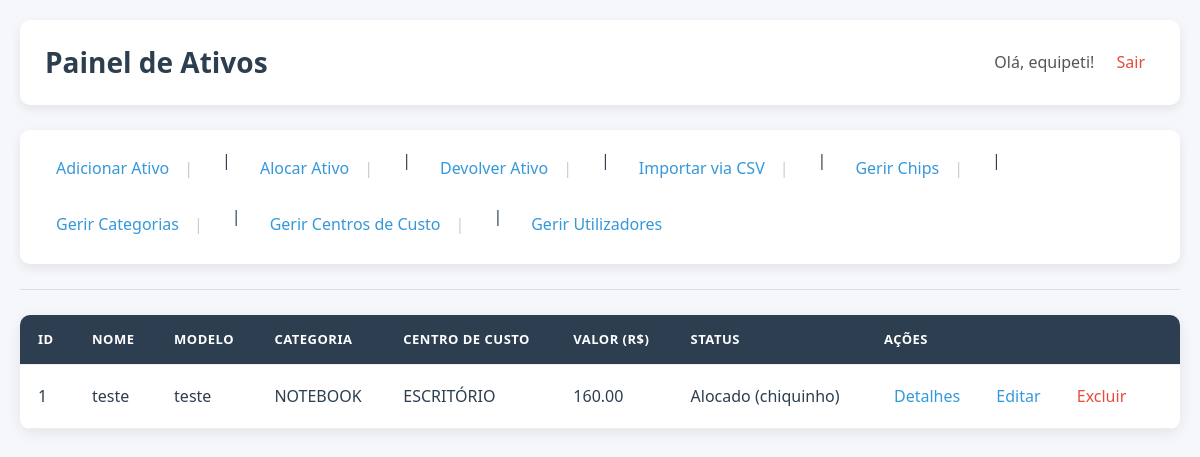
/ (signed in), run on the app's committed database.
### tables this page shows
CREATE TABLE usuarios (id INTEGER PRIMARY KEY, nome TEXT NOT NULL UNIQUE, departamento TEXT, password TEXT);

CREATE TABLE alocacoes (id INTEGER PRIMARY KEY, ativo_id INTEGER, funcionario_nome TEXT, data_alocacao DATE,
                 FOREIGN KEY (ativo_id) REFERENCES ativos(id));

CREATE TABLE ativos (
                 id INTEGER PRIMARY KEY, nome TEXT NOT NULL, descricao TEXT, categoria_id INTEGER, 
                 centro_custo_id INTEGER, modelo TEXT, valor REAL, numero_serie TEXT, 
                 data_aquisicao DATE, status TEXT DEFAULT 'Disponivel', patrimonio TEXT, 
                 numero_chip TEXT, imei1 TEXT, imei2 TEXT,
                 FOREIGN KEY (categoria_id) REFERENCES categorias(id),
                 FOREIGN KEY (centro_custo_id) REFERENCES centros_custo(id));

CREATE TABLE categorias (id INTEGER PRIMARY KEY, nome TEXT NOT NULL UNIQUE);

CREATE TABLE centros_custo (id INTEGER PRIMARY KEY, nome TEXT NOT NULL UNIQUE);

### gestor_ativos_ti.py (the view)
@app.route('/')
@login_required
def index():
    query = """
        SELECT a.id, a.nome, cat.nome as categoria, cc.nome as centro_custo,
               a.modelo, a.valor, a.status, al.funcionario_nome
        FROM ativos a
        LEFT JOIN categorias cat ON a.categoria_id = cat.id
        LEFT JOIN centros_custo cc ON a.centro_custo_id = cc.id
        LEFT JOIN alocacoes al ON a.id = al.ativo_id
    """
    return render_template('index.html', ativos=db_query(query))

### gestor_ativos_ti.py (called while the page is built)
@login_manager.user_loader
def load_user(user_id):
    conn = sqlite3.connect('ativos_ti.db')
    c = conn.cursor()
    c.execute("SELECT id, nome FROM usuarios WHERE id = ?", (user_id,))
    user_data = c.fetchone()
    conn.close()
    if user_data:
        return User(id=user_data[0], nome=user_data[1])
    return None

def db_query(query, params=(), fetchone=False, commit=False):
    conn = sqlite3.connect('ativos_ti.db')
    conn.row_factory = sqlite3.Row
    c = conn.cursor()
    c.execute(query, params)
    result = c.fetchone() if fetchone else c.fetchall()
    if commit:
        conn.commit()
    conn.close()
    return result

### templates/index.html (shortened to what this page needs)
<!DOCTYPE html>
<html>
<head>
</head>
<body>
    <div class="header-bar">
        <h1>Painel de Ativos</h1>
        <span>Olá, {{ current_user.nome }}! <a href="{{ url_for('logout') }}">Sair</a></span>
    </div>
    <div class="nav">
        <a href="{{ url_for('adicionar_ativo') }}">Adicionar Ativo</a> |
        <a href="{{ url_for('alocar_ativo') }}">Alocar Ativo</a> |
        <a href="{{ url_for('devolver_ativo') }}">Devolver Ativo</a> |
        <a href="{{ url_for('importar_csv') }}">Importar via CSV</a> |
        <a href="{{ url_for('listar_chips') }}">Gerir Chips</a> |
        <a href="{{ url_for('listar_categorias') }}">Gerir Categorias</a> |
        <a href="{{ url_for('listar_centros_custo') }}">Gerir Centros de Custo</a> |
        <a href="{{ url_for('listar_usuarios') }}">Gerir Utilizadores</a>
    </div>
    <hr>
    <table>
        <thead>
            <tr>
                <th>ID</th>
                <th>Nome</th>
                <th>Modelo</th>
                <th>Categoria</th>
                <th>Centro de Custo</th>
                <th>Valor (R$)</th>
                <th>Status</th>
                <th>Ações</th>
            </tr>
        </thead>
        <tbody>
            {% for ativo in ativos %}
            <tr>
                <td>{{ ativo.id }}</td>
                <td>{{ ativo.nome }}</td>
                <td>{{ ativo.modelo or 'N/A' }}</td>
                <td>{{ ativo.categoria or 'N/A' }}</td>
                <td>{{ ativo.centro_custo or 'N/A' }}</td>
                <td>{{ "%.2f"|format(ativo.valor|float) if ativo.valor else 'N/A' }}</td>
                <td>
                    {{ ativo.status }}
                    {% if ativo.status == 'Alocado' and ativo.funcionario_nome %}
                        ({{ ativo.funcionario_nome }})
                    {% endif %}
                </td>
                <td>
                    <a href="{{ url_for('detalhes_ativo', id=ativo.id) }}">Detalhes</a>
                    <a href="{{ url_for('editar_ativo', id=ativo.id) }}">Editar</a>
                    <a href="{{ url_for('excluir_ativo', id=ativo.id) }}" onclick="return confirm('Tem certeza?');">Excluir</a>
                </td>
            </tr>
            {% else %}
            <tr>
                <td colspan="8" style="text-align: center;">Nenhum ativo encontrado.</td>
            </tr>
            {% endfor %}
        </tbody>
    </table>
</body>
</html>

### templates/index.html (style rules this page uses)
:root { --primary-color: #2c3e50; --secondary-color: #3498db; --accent-color: #e74c3c; --light-bg: #f5f7fa; --white: #ffffff; --text-dark: #2c3e50; --border-color: #ddd; --hover-bg: #f8f9fa; --success-color: #27ae60; --warning-color: #f39c12; }
body { font-family: 'Segoe UI', Roboto, Oxygen, Ubuntu, Cantarell, sans-serif; padding: 20px; margin: 0; background-color: var(--light-bg); color: var(--text-dark); line-height: 1.6; }
.header-bar { display: flex; justify-content: space-between; align-items: center; margin-bottom: 25px; padding: 20px 25px; background-color: var(--white); border-radius: 10px; box-shadow: 0 4px 12px rgba(0,0,0,0.08); }
h1 { margin: 0; color: var(--primary-color); font-size: 28px; font-weight: 600; }
.header-bar span { font-size: 16px; color: #555; }
.header-bar a { color: var(--accent-color); text-decoration: none; font-weight: 500; margin-left: 8px; padding: 5px 10px; border-radius: 4px; transition: all 0.3s ease; }
.nav { display: flex; gap: 15px; flex-wrap: wrap; margin-bottom: 25px; padding: 18px 22px; background-color: var(--white); border-radius: 10px; box-shadow: 0 4px 12px rgba(0,0,0,0.08); }
.nav a { color: var(--secondary-color); text-decoration: none; font-weight: 500; padding: 8px 14px; border-radius: 6px; transition: all 0.3s ease; position: relative; }
.nav a::after { content: "|"; margin-left: 15px; color: #ccc; }
.nav a:last-child::after { content: ""; margin-left: 0; }
hr { border: none; height: 1px; background-color: var(--border-color); margin: 25px 0; }
table { border-collapse: collapse; width: 100%; background-color: var(--white); border-radius: 10px; overflow: hidden; box-shadow: 0 4px 15px rgba(0,0,0,0.08); }
th, td { border: none; padding: 14px 18px; text-align: left; border-bottom: 1px solid #eee; }
th { background-color: var(--primary-color); color: var(--white); font-weight: 600; text-transform: uppercase; font-size: 13px; letter-spacing: 0.5px; position: sticky; top: 0; }
td a { color: var(--secondary-color); text-decoration: none; font-weight: 500; margin-right: 12px; padding: 5px 10px; border-radius: 4px; transition: all 0.3s ease; display: inline-block; }
td a:last-child { color: var(--accent-color); }
td:nth-child(7) { font-weight: 500; }

### data on the page
usuarios: nome "equipeti"
alocacoes: id "1", nome "teste", modelo "teste", nome "NOTEBOOK", nome "ESCRITÓRIO", status "Alocado", funcionario_nome "chiquinho"
ativos: valor "160.00"
